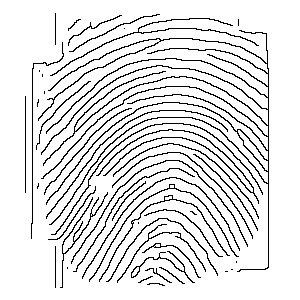
#> input picture extractor/skeletonizedImg.png, 300 x 300 px
$ python debug.py ../extractor/skeletonizedImg.png
#> lines starting #> are read from the running program, lines starting #| are printed output that depends on the picture; after the words box and inside, x2 and y2 are one past the last pixel; in counts of white or black regions, pixels touching at a corner belong together
import cv2
import numpy as np;
import sys

from .image_enhance import image_enhance


if(len(sys.argv)<2):
    print('loading sample image')
    img_name = '1.jpg'
    img = cv2.imread('../images/' + img_name)
elif(len(sys.argv) >= 2):
    img_name = sys.argv[1];
    img = cv2.imread(sys.argv[1])
#> img is the input picture: shape (300, 300, 3); 88.9% white; black in thin lines or dots, all inside (x1, y1, x2, y2) = (25, 13, 269, 288)

if(len(img.shape)>2):
    img = cv2.cvtColor(img, cv2.COLOR_BGR2GRAY)

cv2.imshow('original', img)
rows,cols = np.shape(img)
#> rows = 300; cols = 300
aspect_ratio = np.double(rows)/np.double(cols)
#> aspect_ratio = 1

new_rows = 350             # randomly selected number
new_cols = int(new_rows//aspect_ratio)
#> new_cols = 350
print(new_rows, new_cols)
#| 350 350
img = cv2.resize(img, (new_rows,new_cols))
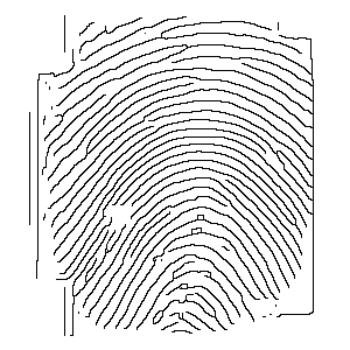
#> img: shape (350, 350); min 1, max 255, mean 226.7

#> (the run stopped early here; a loop or call above may not have finished)
